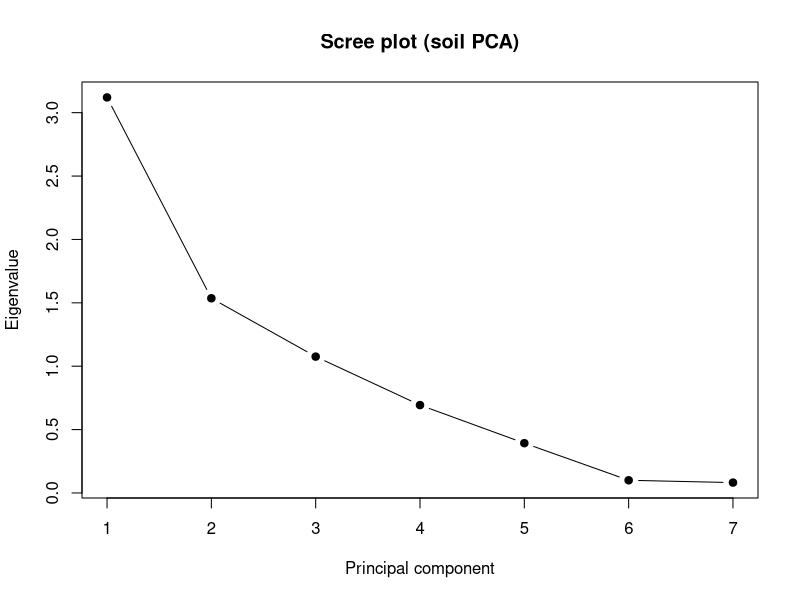
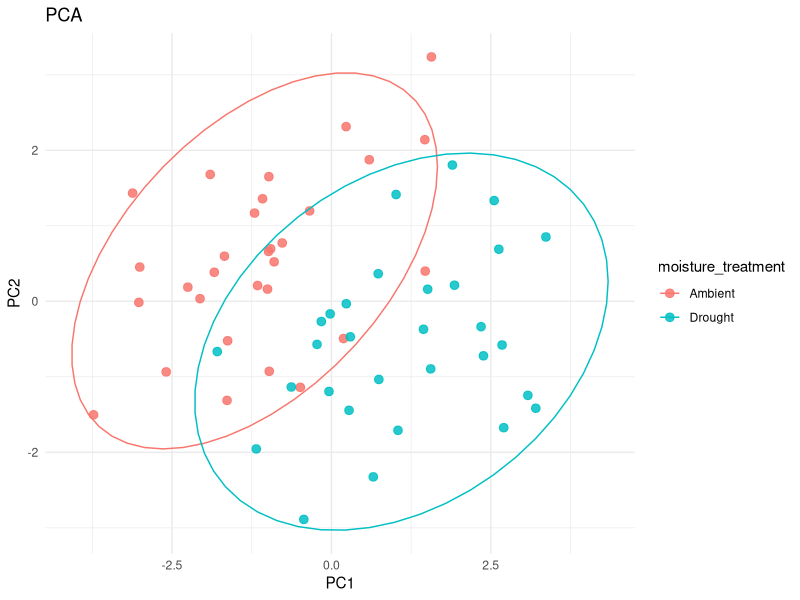
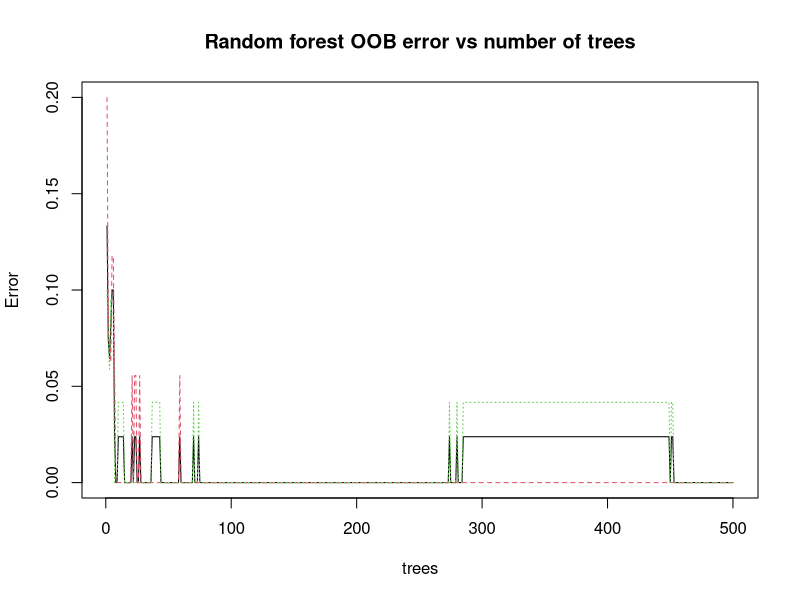
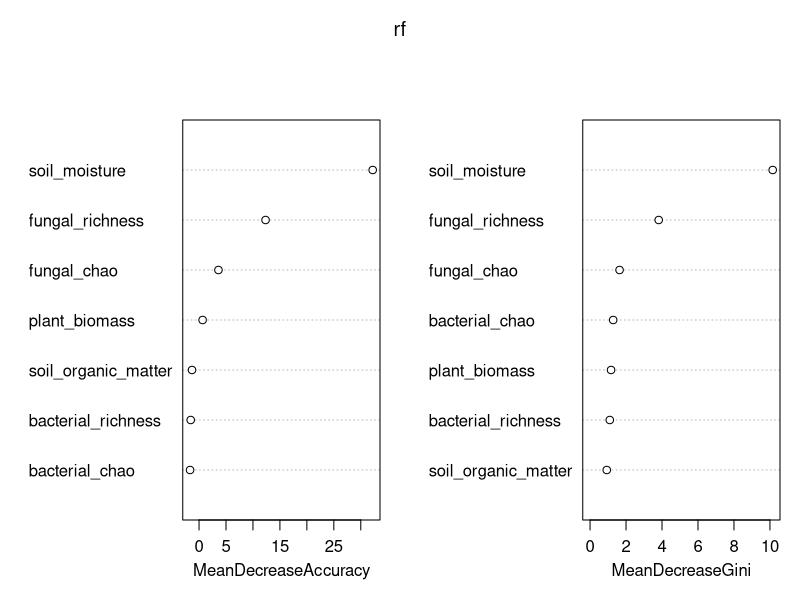

The R source for these figures, in order:
## ---- chunk 1
library(tidyverse)
library(readxl)
library(ggplot2)
library(psych)  



soil <- read_excel("data/soil_df.xlsx", range = "A34:P95")

colnames(soil) <- soil[1, ]

soil <- soil[-1, ]

## PCA

# The dataset describes plant biomass characteristics based on soil moisture conditions.


# Create a figure showing PC1 and PC2 with 95% CI ellipses
## Do you see good separation of your groups on either axis? 

# 

soil_small <- soil[c(4:10)]

soil_small <- soil_small %>% mutate(across(c(soil_moisture, soil_organic_matter, fungal_richness, plant_biomass, bacterial_chao, fungal_chao, bacterial_richness), as.numeric))

soil_treatment <- soil$moisture_treatment

round(cor(soil_small), 2)

bart <- cortest.bartlett(cor(soil_small), n = nrow(soil_small))
bart

# The bartlett test shows a p-value of 5.545715e-41, confirming there is a difference between groups.

pca <- prcomp(soil_small, center = TRUE, scale. = TRUE)
summary(pca)

eig <- pca$sdev^2
pve <- eig / sum(eig)

pca_var_table <- data.frame(
  PC = paste0("PC", 1:length(eig)),
  Eigenvalue = round(eig, 3),
  PVE = round(pve, 3),
  CumPVE = round(cumsum(pve), 3)
)
pca_var_table


plot(eig, type = "b", pch = 19,
     xlab = "Principal component",
     ylab = "Eigenvalue",
     main = "Scree plot (soil PCA)")

broken_stick <- function(p) sapply(1:p, function(k) sum(1/(k:p)) / p)
bs <- broken_stick(ncol(soil_small))



retain <- data.frame(
  PC = paste0("PC", 1:length(pve)),
  ObservedPVE = round(pve, 3),
  BrokenStick = round(bs, 3),
  Keep = pve > bs
)
retain

# Based on the scree plot and broken stick test, only PC1 is needed. The ObservedPVE is 0.446, and the BrokenStick is 0.370, resulting in a keep of TRUE. 

head(pca$x)
pca$rotation

# The variables contributing most to PC1 are fungal_chao, fungal_richness, bacterial_chao and bacterial_richness. The variables which contribute most to PC2 are soil_moisture, plant_biomass and bacterial_richness. 

scores <- as.data.frame(pca$x)
scores$moisture_treatment <- soil_treatment


plt <- ggplot(scores, aes(PC1, PC2, color = moisture_treatment)) +
  geom_point(size = 2.6, alpha = 0.85) +
  theme_minimal() +
  labs(title = "PCA")

plt + stat_ellipse()

# In this PCA, there is minor separation on both the PC1 and PC2 axes. PC1 and PC2 show separations of Ambient and Drought moisture treatments grouping in the bottom right and top left of the graph, respectively. 



# Random Forest

library(randomForest)

soil_rf <- soil[c(2,4:10)]

soil_rf <- soil_rf %>% mutate(across(c(soil_moisture, soil_organic_matter, fungal_richness, plant_biomass, bacterial_chao, fungal_chao, bacterial_richness), as.numeric))

soil_rf$moisture_treatment <- factor(soil_rf$moisture_treatment)

str(soil_rf$moisture_treatment)
set.seed(42)

treatment_train <- sample(seq_len(nrow(soil_rf)), size = 0.7 * nrow(soil_rf))

train <- soil_rf[treatment_train, ]
test  <- soil_rf[-treatment_train, ]



rf <- randomForest(
  moisture_treatment ~ ., data = train,
  ntree = 500,
  mtry = 2,
  importance = TRUE
)
rf

# My OOB estimate of error rate is 0%. In this random forest model, there are 0 errors when predicting ambient or drought classes 500 times. 

# Based on my confusion matrix, my model is excillent at classifying drough or ambient measurements. The OOB is 0%, and the class.error was 0. 

pred <- predict(rf, newdata = test)
conf <- table(Observed = test$moisture_treatment, Predicted = pred)
conf

acc <- mean(pred == test$moisture_treatment)
acc

plot(rf, main = "Random forest OOB error vs number of trees")


importance(rf)

varImpPlot(rf)

# Based on Mean Decrease Accuracy, soil moisture and fungal richness were the most important variables for classification. The same variables were also the most important for Mean Decreased Gini. 


# The variables contributing most to PC1 are fungal_chao, fungal_richness, bacterial_chao and bacterial_richness. The variables which contribute most to PC2 are soil_moisture, plant_biomass and bacterial_richness. 


# Summary
# My models have similar variable importance, but they are not identical. The random forest model determined the most important variables for classification were, by a large margin, soil moisture and fungal richness. The PCA showed many variables were important in a smaller quantity including, fungal_chao, fungal_richness, bacterial_chao bacterial_richness, soil_moisture, plant_biomass, and bacterial_richness. The Soil moisture and fungal richness variables are found to be important in both models at varying amounts. 

# The random forest model provided a more specific set of important variables. The PCA gave several variables for PC1 and PC2, leaving the results and figure highly open to analysis and interpretation.
